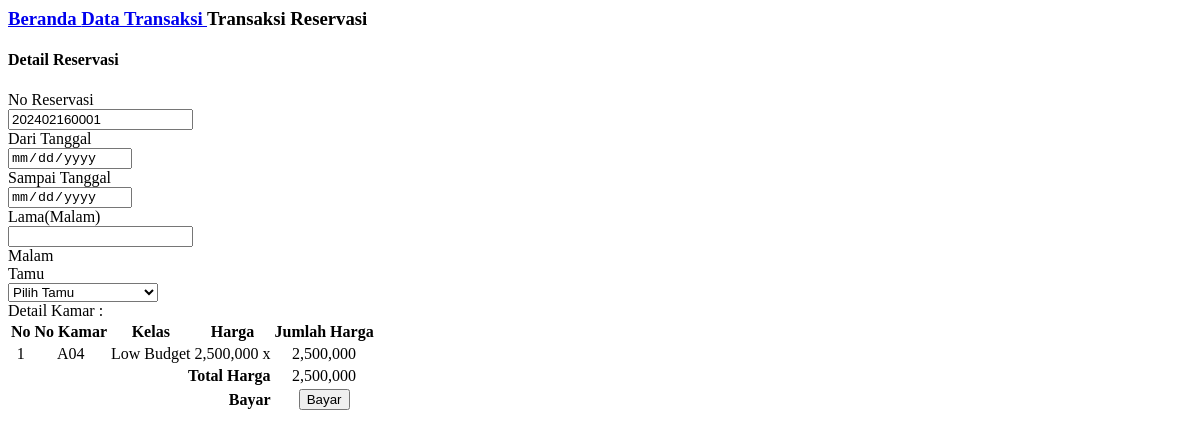
/pages/trx_review.php, run on the app's committed database.
### tables this page shows
CREATE TABLE `tmp_reservasi` (
  `id_tmp` int(11) NOT NULL,
  `no_kamar` varchar(6) NOT NULL,
  `kelas` varchar(15) NOT NULL,
  `harga` int(11) NOT NULL,
  `lama` int(11) NOT NULL,
  `jumlah_harga` int(11) NOT NULL
);

### pages/trx_review.php (the view, shortened to what this page needs)
<?php
$connection=new Connection() ;
$conn=$connection->getConnection();
$dari=$_GET['dari'];
$sampai=$_GET['sampai'];
$lama=$_GET['lama'];
$tgl=date('Ymd');
    $query1 = $conn->prepare("SELECT MAX(no_reservasi) as maxID FROM reservasi WHERE no_reservasi LIKE '$tgl%'");
    $query1->execute();
    $idMax = $query1->fetch(PDO::FETCH_COLUMN);
    $idm1 = (int) substr($idMax, 8, 4);
      $idm1++;
      $NoUrut=$idm1;
    $NewID = "$tgl" .sprintf('%04s', $NoUrut);
?>
<div class="main-content">
        <div class="container-fluid">
          	<h3><a href="?p=home">Beranda </a><i class="fa fa-angle-right"></i> <a href="?p=tamu">Data Transaksi </a><i class="fa fa-angle-right"></i> Transaksi Reservasi</h3>
          	<div class="row">
          		<div class="col-lg-12">
                  <div class="panel">
                  <div class="panel-heading">
                  	  <h4 class="mb"><strong> Detail Reservasi</strong></h4>
                      </div>
                      <div class="panel-body">
                      <form class="form-horizontal" method="post" action="<?php $_SERVER['PHP_SELF'] ; ?>" onSubmit="return confirm('Anda yakin akan menyimpan data ?')">
                          <div class="form-group">
                              <label class="col-sm-2 col-sm-2 control-label text-right">No Reservasi</label>
                              <div class="col-sm-10">
                                  <input type="text" name="nores"  class="form-control"  readonly="readonly" value="<?php echo $NewID ; ?>" required>
                              </div>
                          </div>
                          <div class="form-group">
                              <label class="col-sm-2 col-sm-2 control-label text-right">Dari Tanggal</label>
                              <div class="col-sm-3">
                              <input type="date" name="dari" class="form-control" value="<?php echo $dari ; ?>" readonly>
                              </div>
                          </div>
                          <div class="form-group">
                              <label class="col-sm-2 col-sm-2 control-label text-right">Sampai Tanggal</label>
                              <div class="col-sm-3">
                              <input type="date" name="sampai" class="form-control" value="<?php echo $sampai ; ?>" readonly>
                              </div>
                          </div>
                          <div class="form-group">
                              <label class="col-sm-2 col-sm-2 control-label text-right">Lama(Malam)</label>
                              <div class="col-sm-1">
                              <input type="text" name="lama" class="form-control" value="<?php echo $lama ; ?>" readonly>
                              </div>
                              <div class="col-sm-5">
                              Malam
                              </div>
                          </div>
                          <div class="form-group">
                              <label class="col-sm-2 col-sm-2 control-label text-right">Tamu</label>
                              <div class="col-sm-4">
                              <select name="tamu" class="form-control" required="">
                              <option value="">Pilih Tamu</option>
                              </select>
                              </div>
                          </div>
                          <div class="form-group">
                              <label class="col-sm-12 col-sm-12 text-left ">Detail Kamar :</label>
                              </div>
                          <div class="form-group">
                              <div class="col-sm-12">
                                 <table class="table table-bordered">
                                 <tr align="center">
                                 <td><strong>No</strong></td>
                                 <td><strong>No Kamar</strong></td>
                                 <td><strong>Kelas</strong></td>
                                 <td><strong>Harga</strong></td>
                                 <td><strong>Jumlah Harga</strong></td>
                                 </tr>
                                 <?php
    $query2 = $conn->prepare("SELECT SUM(jumlah_harga) FROM tmp_reservasi");
    $query2->execute();
    $total = $query2->fetch(PDO::FETCH_COLUMN) ;
    $query3 = $conn->prepare("SELECT COUNT(*) FROM tmp_reservasi");
    $query3->execute();
    $kmr = $query3->fetch(PDO::FETCH_COLUMN) ;
    $query = $conn->prepare("SELECT * FROM tmp_reservasi");
    $query->execute();
    $no=0;
    while($data = $query->fetch(PDO::FETCH_ASSOC)) {
      $no++;
      echo "<tr align='center'><td>$no</td><td>$data[no_kamar]</td><td>$data[kelas]</td><td>".number_format($data['harga'])." x $lama</td><td>".number_format($data['jumlah_harga'])."</td></tr>";
    }
?>
<tr>
<td colspan="4" align="right"><strong>Total Harga</strong></td>
<td align="center"><?php echo number_format($total) ; ?><input type="hidden" value="<?php echo $total ; ?>" name="total"> <input type="hidden" name="kamar" value="<?php echo $kmr ; ?>" ></td>
</tr>
<tr>
<td colspan="4" align="right"><strong>Bayar</strong></td>
<td align="center"><button type="submit" class="btn btn-success" name="simpan">Bayar</button></td>
</tr>
                                 </table>
                              </div>
                          </div>
                      </form>
                          </div>
                  </div>
                  </div>
          		</div>
          	</div>
            </div>

### data on the page
tmp_reservasi: no_kamar "A04", kelas "Low Budget", harga "2,500,000", jumlah_harga "2,500,000"

### other printed values
$total "2,500,000"
